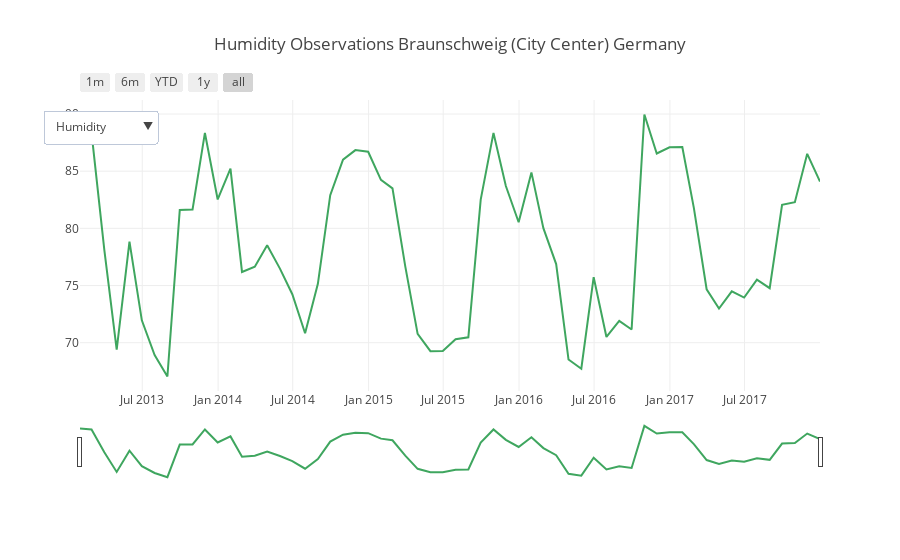

Notebook cell for this chart:
### Code cell
fig = slider_plotly(df, 'Observations Braunschweig (City Center) Germany')
plotly.offline.iplot(fig, filename='update_dropdown')

### Figure 1 — Plotly figure (JSON) as saved in the notebook; plotly's stock layout.template omitted (floating-point values rounded to 4 significant figures)
{"data": [{"line": {"color": "#3FA65F"}, "name": "Temperature", "type": "scatter", "uid": "2a8eaa9a-b65f-405d-b7b6-02388b35526e", "x": ["2013-01-31", "2013-02-28", "2013-03-31", "2013-04-30", "2013-05-31", "2013-06-30", "2013-07-31", "2013-08-31", "2013-09-30", "2013-10-31", "2013-11-30", "2013-12-31", "2014-01-31", "2014-02-28", "2014-03-31", "2014-04-30", "2014-05-31", "2014-06-30", "2014-07-31", "2014-08-31", "2014-09-30", "2014-10-31", "2014-11-30", "2014-12-31", "2015-01-31", "2015-02-28", "2015-03-31", "2015-04-30", "2015-05-31", "2015-06-30", "2015-07-31", "2015-08-31", "2015-09-30", "2015-10-31", "2015-11-30", "2015-12-31", "2016-01-31", "2016-02-29", "2016-03-31", "2016-04-30", "2016-05-31", "2016-06-30", "2016-07-31", "2016-08-31", "2016-09-30", "2016-10-31", "2016-11-30", "2016-12-31", "2017-01-31", "2017-02-28", "2017-03-31", "2017-04-30", "2017-05-31", "2017-06-30", "2017-07-31", "2017-08-31", "2017-09-30", "2017-10-31", "2017-11-30", "2017-12-31"], "y": [88.75, 88.36, 78.12, 69.39, 78.84, 71.96, 68.92, 67.05, 81.61, 81.65, 88.34, 82.53, 85.23, 76.19, 76.64, 78.52, 76.48, 74.24, 70.83, 75.15, 82.9, 86.0, 86.84, 86.7, 84.24, 83.5, 76.67, 70.77, 69.26, 69.28, 70.3, 70.47, 82.51, 88.35, 83.7, 80.54, 84.89, 80.01, 76.88, 68.53, 67.72, 75.73, 70.51, 71.91, 71.15, 89.95, 86.54, 87.09, 87.11, 81.79, 74.67, 72.99, 74.49, 73.95, 75.51, 74.77, 82.05, 82.28, 86.52, 84.09]}], "layout": {"autosize": true, "title": {"text": "Humidity Observations Braunschweig (City Center) Germany"}, "updatemenus": [{"active": 1, "buttons": [{"args": [{"y": [[0.628, 0.07515, -0.5231, 8.631, 12.42, 16.16, 19.64, 18.67, 13.6, 11.45, 5.23, 5.296, 2.052, 5.729, 7.446, 11.47, 12.78, 16.19, 20.46, 16.37, 15.67, 12.68, 7.447, 3.285, 3.098, 2.019, 5.841, 8.707, 12.31, 15.54, 18.92, 20.07, 13.26, 8.6, 8.57, 8.196, 1.04, 3.772, 4.857, 8.653, 14.62, 17.7, 19.3, 18.28, 18.03, 9.27, 4.376, 3.58, -0.3141, 3.251, 7.95, 7.998, 14.68, 17.59, 18.04, 17.84, 13.7, 12.25, 6.265, 4.131]]}, {"title": "Temperature Observations Braunschweig (City Center) Germany"}], "label": "Temperature", "method": "update"}, {"args": [{"y": [[88.75, 88.36, 78.12, 69.39, 78.84, 71.96, 68.92, 67.05, 81.61, 81.65, 88.34, 82.53, 85.23, 76.19, 76.64, 78.52, 76.48, 74.24, 70.83, 75.15, 82.9, 86.0, 86.84, 86.7, 84.24, 83.5, 76.67, 70.77, 69.26, 69.28, 70.3, 70.47, 82.51, 88.35, 83.7, 80.54, 84.89, 80.01, 76.88, 68.53, 67.72, 75.73, 70.51, 71.91, 71.15, 89.95, 86.54, 87.09, 87.11, 81.79, 74.67, 72.99, 74.49, 73.95, 75.51, 74.77, 82.05, 82.28, 86.52, 84.09]]}, {"title": "Humidity Observations Braunschweig (City Center) Germany"}], "label": "Humidity", "method": "update"}], "direction": "down", "pad": {"r": 10, "t": 10}, "showactive": true, "xanchor": "left", "yanchor": "top"}], "xaxis": {"autorange": true, "range": ["2013-01-31", "2017-12-31"], "rangeselector": {"buttons": [{"count": 1, "label": "1m", "step": "month", "stepmode": "backward"}, {"count": 6, "label": "6m", "step": "month", "stepmode": "backward"}, {"count": 1, "label": "YTD", "step": "year", "stepmode": "todate"}, {"count": 1, "label": "1y", "step": "year", "stepmode": "backward"}, {"step": "all"}]}, "rangeslider": {"autorange": true, "range": ["2013-01-31", "2017-12-31"], "visible": true, "yaxis": {"_template": null, "rangemode": "match"}}, "type": "date"}, "yaxis": {"autorange": true, "range": [65.78, 91.23], "type": "linear"}}}
